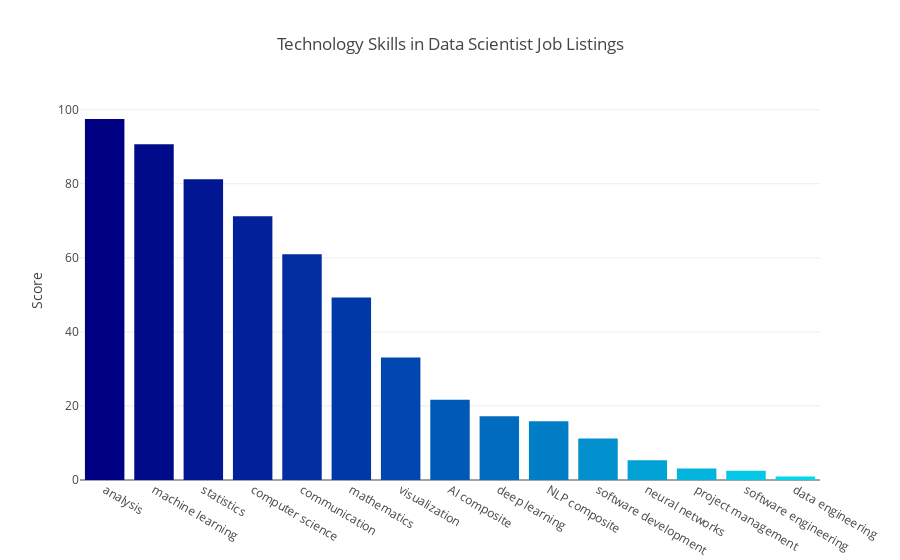

Here is the notebook cell this chart was saved with:
### Markdown cell above
## Let's make a bar chart of all the combined scores

### Code cell
cmax=200
cmin=50
color_s = np.linspace(cmin, cmax, 44)

data = [
    go.Bar(
        x=p_s_df.index,          
        y=p_s_df['Score'],
        marker=dict(
            colorscale='Jet',
            #cauto=True,
            color=color_s,
        ),
        # text=p_s_df['Score'],
        # textposition='outside',
        # textfont=dict(size=10)
    )
]

layout = {
    'title': 'Technology Skills in Data Scientist Job Listings',
    #'xaxis': {'tickmode': 'linear'},
    'yaxis': {'title': "Score"}
}

fig = go.Figure(data=data, layout=layout)
py.iplot(fig)

### Figure 1 — Plotly figure (JSON) as saved in the notebook; plotly's stock layout.template omitted (floating-point values rounded to 4 significant figures)
{"data": [{"marker": {"color": [50, 53.49, 56.98, 60.47, 63.95, 67.44, 70.93, 74.42, 77.91, 81.4, 84.88, 88.37, 91.86, 95.35, 98.84, 102.3, 105.8, 109.3, 112.8, 116.3, 119.8, 123.3, 126.7, 130.2, 133.7, 137.2, 140.7, 144.2, 147.7, 151.2, 154.7, 158.1, 161.6, 165.1, 168.6, 172.1, 175.6, 179.1, 182.6, 186.0, 189.5, 193.0, 196.5, 200], "colorscale": "Jet"}, "type": "bar", "x": ["analysis", "machine learning", "statistics", "computer science", "communication", "mathematics", "visualization", "AI composite", "deep learning", "NLP composite", "software development", "neural networks", "project management", "software engineering", "data engineering"], "y": [97.48, 90.64, 81.2, 71.2, 60.97, 49.25, 33.09, 21.65, 17.24, 15.89, 11.19, 5.31, 3.11, 2.51, 0.95]}], "layout": {"title": "Technology Skills in Data Scientist Job Listings", "yaxis": {"title": "Score"}}}
